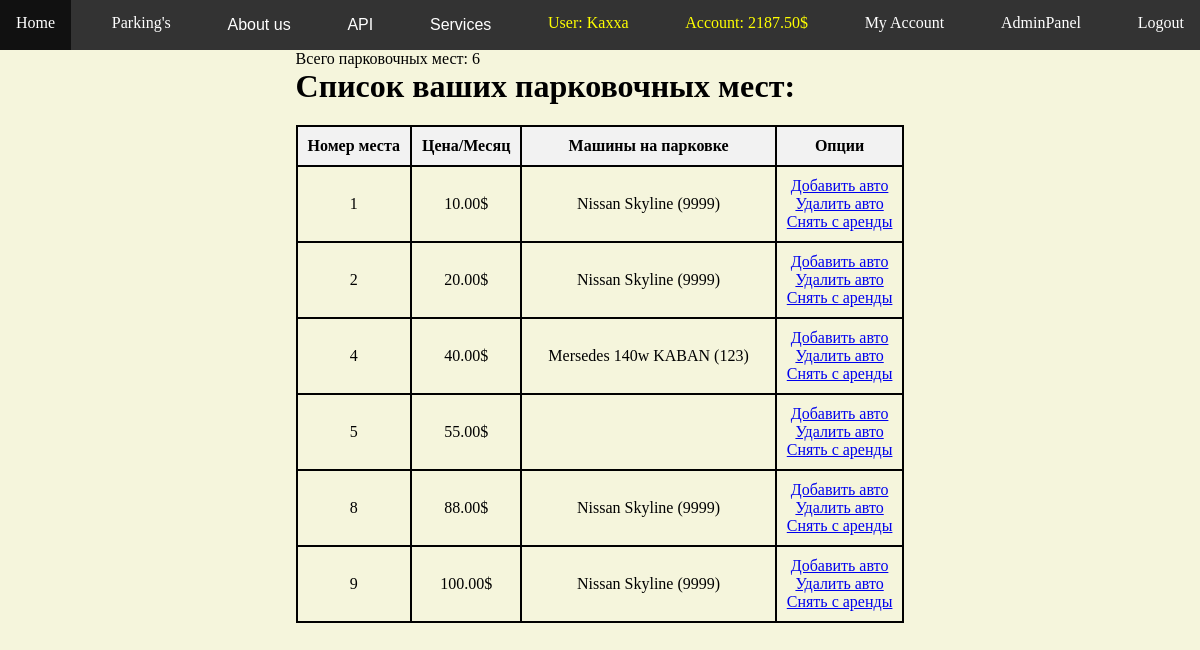
The page /myparking/my_parking_list/ (signed in) on the database its author committed.
### myparking/models.py (models this page shows, shortened)
class Account(models.Model):  # счет в банке, для возможности оплаты
    user = models.OneToOneField(User, on_delete=models.CASCADE, related_name='account')
    amount = models.DecimalField(max_digits=10, decimal_places=2, default=0)

class ParkingSpot(models.Model):
    number = models.PositiveIntegerField(unique=True, validators=[MaxValueValidator(1000)])
    price = models.DecimalField(max_digits=10, decimal_places=2)
    is_busy = models.BooleanField(default=False)
    cars = models.ManyToManyField(Car, help_text="Select a car for this parking", blank=True, null=True)
    user = models.ForeignKey(User, on_delete=models.SET_NULL, related_name='parkings', blank=True, null=True)
    date_of_rent = models.DateField(blank=True, null=True)

class Car(models.Model):
    owner = models.ForeignKey(User, on_delete=models.CASCADE, related_name='cars')
    mark = models.CharField(max_length=100)
    model = models.CharField(max_length=100)
    license_plate = models.CharField(max_length=20)
    def __str__(self):
        return f"{self.mark} {self.model} ({self.license_plate})"

### myparking/views.py (the view)
# urls.py: path('my_parking_list/', views.my_parking_list, name='my_parking_list'),
def my_parking_list(request):
    user = request.user
    parkings = user.parkings.all()
    parkings_count = parkings.count()
    return render(
        request,
        'myparking/my_parking_list.html',
        context={'parkings': parkings, 'parkings_count': parkings_count, },
    )

### myparking/templates/myparking/my_parking_list.html (shortened to what this page needs)
{% extends "base_generic.html"%}
{% block content%}
<div class="row">
    <div class="col-sm-12">
        <p>Всего парковочных мест: {{ parkings_count }}</p>
        {% if parkings %}
        <h1>Список ваших парковочных мест: </h1>
            <table class="table table-striped table-bordered">
                <thead class="thead-dark">
                    <tr>
                        <th>Номер места</th>
                        <th>Цена/Месяц</th>
                        <th>Машины на парковке</th>
                        <th>Опции</th>
                    </tr>
                    </thead>
                <tbody>
                    {% for parking in parkings %}
                         <tr>
                             <td>{{ parking.number }}</td>
                             <td>{{ parking.price }}$</td>
                                 <td>
                                     {% for car in parking.cars.all %}
                                     <p><label>{{car}}</label></p>
                                     {% endfor %}
                                     <td>
                                         <p><a href="{% url 'car_in_park' parking.id 'add' %}"
                                               class="btn btn-success" style="width:130px;">Добавить авто</a></p>
                                         <p><a href="{% url 'car_in_park' parking.id 'del' %}"
                                               class="btn btn-danger" style="width:130px;">Удалить авто</a></p>
                                         <p><a href="{% url 'delete_park' parking.id %}"
                                               class="btn btn-danger" style="width:130px;">Снять с аренды</a></p>
                                     </td>
                                </td>
                         </tr>
                    {% endfor %}
                </tbody>
            </table>
        {% else %}
            <h2> You don't have any parking spaces available.</h2>
        {% endif %}
    </div>
</div>
{% endblock %}

### myparking/templates/base_generic.html (shortened to what this page needs)
<!DOCTYPE html>
<html lang="en">
<head>
    {% load static %}
    <link rel="stylesheet" href="{% static 'myparking/css/site_style.css' %}">
    <link rel="stylesheet" href="{% static 'myparking/css/elements/dropdown.css' %}">
    <link rel="stylesheet" href="{% static 'myparking/css/elements/navbar.css' %}">
    <link rel="stylesheet" href="{% static 'myparking/css/font_text.css' %}">
</head>
<body class="bg-site">
<nav class="navbar">
    <a class="navbar-item" href="{% url 'index'%}">Home</a>
    <a class="navbar-item" href="{% url 'parking_list'%}">Parking's</a>
    <div class="navbar-item dropdown">
        <button class="dropbtn">About us</button>
    </div>
    <div class="navbar-item dropdown">
        <button class="dropbtn">API</button>
    </div>
    {% if user.is_authenticated %}
    <div class="navbar-item dropdown">
        <button class="dropbtn">Services</button>
    </div>
    <label class="navbar-label">User: {{ user.get_username }}</label>
    <label class="navbar-label">Account: {{ user.account.amount }}$</label>
    <a class="navbar-item" href="{% url 'my_account'%}">My Account</a>
    {% if user.is_superuser %}
    <a class="navbar-item" href="{% url 'admin_panel' %}">AdminPanel</a>
    {% endif %}
    <a class="navbar-item" href="{% url 'logout'%}">Logout</a>
    {% else %}
    <a class="navbar-item" href="{% url 'login'%}">Login</a>
    <a class="navbar-item" href="{% url 'register'%}">Registration</a>
    {% endif %}
</nav>
<div class="my-main-container">
    {% block content %}
    {% endblock %}
</div>
</body>
</html>

### myparking/static/myparking/css/site_style.css (style rules this page uses)
* { margin: 0px; padding: 0px; }
.my-main-container { display: flex; justify-content: center; align-items: center; }
.bg-site { background: beige; }
table { width: 100%; border-collapse: collapse; margin: 20px auto; }
th, td { padding: 10px; text-align: center; border: 2px solid black; }
th { background-color: #f2f2f2; }

### myparking/static/myparking/css/elements/dropdown.css (style rules this page uses)
.dropbtn { background-color: inherit; color: white; padding: 16px; font-size: 16px; border: none; }
.dropdown { position: relative; display: inline-block; }

### myparking/static/myparking/css/elements/navbar.css (style rules this page uses)
.navbar { margin: 0; padding: 0; background-color: #333; display: flex; justify-content: space-between; position: sticky; top: 0px; z-index:2; }
.navbar a, label { padding: 14px 16px; }
.navbar-item { color: white; text-align: center; text-decoration: none; }
.navbar-label { color: yellow; text-align: center; text-decoration: none; }

### rows shown on the page
ParkingSpot: number "1", price "10.00"
Car: mark+model+license_plate "Nissan Skyline (9999)"
ParkingSpot: number "2", price "20.00"
ParkingSpot: number "4", price "40.00"
Car: mark+model+license_plate "Mersedes 140w KABAN (123)"
ParkingSpot: number "5", price "55.00"
ParkingSpot: number "8", price "88.00"
ParkingSpot: number "9", price "100.00"

### other values the page prints
{{ user.get_username }} "Kaxxa"
{{ user.account.amount }} "2187.50"
{{ parkings_count }} "6"
